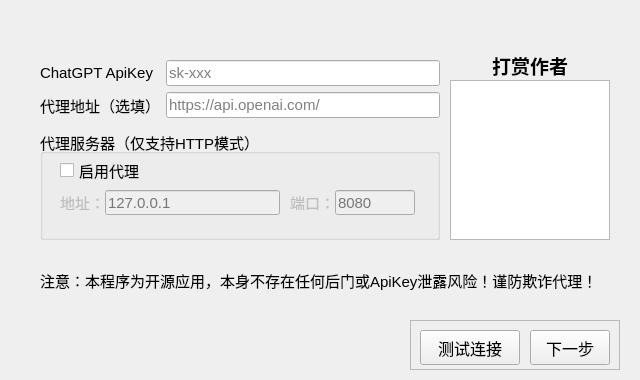
<?xml version="1.0" encoding="UTF-8"?>
<ui version="4.0">
 <class>Form1</class>
 <widget class="QWidget" name="Form1">
  <property name="windowModality">
   <enum>Qt::WindowModal</enum>
  </property>
  <property name="geometry">
   <rect>
    <x>0</x>
    <y>0</y>
    <width>640</width>
    <height>380</height>
   </rect>
  </property>
  <property name="minimumSize">
   <size>
    <width>640</width>
    <height>380</height>
   </size>
  </property>
  <property name="maximumSize">
   <size>
    <width>640</width>
    <height>380</height>
   </size>
  </property>
  <property name="windowTitle">
   <string>问答对自动生成器</string>
  </property>
  <widget class="QFrame" name="frame">
   <property name="geometry">
    <rect>
     <x>20</x>
     <y>30</y>
     <width>600</width>
     <height>280</height>
    </rect>
   </property>
   <property name="font">
    <font>
     <pointsize>11</pointsize>
    </font>
   </property>
   <widget class="QWidget" name="formLayoutWidget">
    <property name="geometry">
     <rect>
      <x>20</x>
      <y>30</y>
      <width>400</width>
      <height>70</height>
     </rect>
    </property>
    <layout class="QFormLayout" name="formLayout">
     <item row="0" column="1">
      <widget class="QLineEdit" name="lineEdit_apikey">
       <property name="placeholderText">
        <string>sk-xxx</string>
       </property>
      </widget>
     </item>
     <item row="1" column="0">
      <widget class="QLabel" name="label_proxy_pass">
       <property name="text">
        <string>代理地址（选填）</string>
       </property>
      </widget>
     </item>
     <item row="1" column="1">
      <widget class="QLineEdit" name="lineEdit_proxy_pass">
       <property name="placeholderText">
        <string>https://api.openai.com/</string>
       </property>
      </widget>
     </item>
     <item row="0" column="0">
      <widget class="QLabel" name="label_apikey">
       <property name="text">
        <string>ChatGPT ApiKey</string>
       </property>
      </widget>
     </item>
    </layout>
   </widget>
   <widget class="QGroupBox" name="groupBox_proxy">
    <property name="geometry">
     <rect>
      <x>20</x>
      <y>100</y>
      <width>400</width>
      <height>110</height>
     </rect>
    </property>
    <property name="title">
     <string>代理服务器（仅支持HTTP模式）</string>
    </property>
    <widget class="QCheckBox" name="checkBox_proxy">
     <property name="geometry">
      <rect>
       <x>20</x>
       <y>30</y>
       <width>80</width>
       <height>20</height>
      </rect>
     </property>
     <property name="text">
      <string>启用代理</string>
     </property>
    </widget>
    <widget class="QWidget" name="widget_proxy" native="true">
     <property name="enabled">
      <bool>false</bool>
     </property>
     <property name="geometry">
      <rect>
       <x>0</x>
       <y>55</y>
       <width>400</width>
       <height>40</height>
      </rect>
     </property>
     <widget class="QLabel" name="label_proxy_addr">
      <property name="geometry">
       <rect>
        <x>20</x>
        <y>10</y>
        <width>50</width>
        <height>15</height>
       </rect>
      </property>
      <property name="text">
       <string>地址：</string>
      </property>
     </widget>
     <widget class="QLineEdit" name="lineEdit_proxy_addr">
      <property name="geometry">
       <rect>
        <x>65</x>
        <y>5</y>
        <width>175</width>
        <height>25</height>
       </rect>
      </property>
      <property name="placeholderText">
       <string>127.0.0.1</string>
      </property>
     </widget>
     <widget class="QLabel" name="label_proxy_port">
      <property name="geometry">
       <rect>
        <x>250</x>
        <y>10</y>
        <width>50</width>
        <height>15</height>
       </rect>
      </property>
      <property name="text">
       <string>端口：</string>
      </property>
     </widget>
     <widget class="QLineEdit" name="lineEdit_proxy_port">
      <property name="geometry">
       <rect>
        <x>295</x>
        <y>5</y>
        <width>80</width>
        <height>25</height>
       </rect>
      </property>
      <property name="placeholderText">
       <string>8080</string>
      </property>
     </widget>
    </widget>
   </widget>
   <widget class="QLabel" name="label_hint">
    <property name="geometry">
     <rect>
      <x>20</x>
      <y>220</y>
      <width>570</width>
      <height>60</height>
     </rect>
    </property>
    <property name="text">
     <string>注意：本程序为开源应用，本身不存在任何后门或ApiKey泄露风险！谨防欺诈代理！</string>
    </property>
    <property name="wordWrap">
     <bool>true</bool>
    </property>
   </widget>
   <widget class="QGraphicsView" name="graphicsView">
    <property name="geometry">
     <rect>
      <x>430</x>
      <y>50</y>
      <width>160</width>
      <height>160</height>
     </rect>
    </property>
   </widget>
   <widget class="QLabel" name="label">
    <property name="geometry">
     <rect>
      <x>430</x>
      <y>20</y>
      <width>160</width>
      <height>30</height>
     </rect>
    </property>
    <property name="font">
     <font>
      <pointsize>14</pointsize>
      <bold>true</bold>
     </font>
    </property>
    <property name="text">
     <string>打赏作者</string>
    </property>
    <property name="alignment">
     <set>Qt::AlignCenter</set>
    </property>
   </widget>
  </widget>
  <widget class="QFrame" name="frame_buttons">
   <property name="geometry">
    <rect>
     <x>410</x>
     <y>320</y>
     <width>210</width>
     <height>50</height>
    </rect>
   </property>
   <property name="font">
    <font>
     <pointsize>12</pointsize>
    </font>
   </property>
   <property name="frameShape">
    <enum>QFrame::StyledPanel</enum>
   </property>
   <property name="frameShadow">
    <enum>QFrame::Raised</enum>
   </property>
   <widget class="QPushButton" name="pushButton_test">
    <property name="geometry">
     <rect>
      <x>10</x>
      <y>10</y>
      <width>100</width>
      <height>35</height>
     </rect>
    </property>
    <property name="text">
     <string>测试连接</string>
    </property>
   </widget>
   <widget class="QPushButton" name="pushButton_next">
    <property name="geometry">
     <rect>
      <x>120</x>
      <y>10</y>
      <width>80</width>
      <height>35</height>
     </rect>
    </property>
    <property name="text">
     <string>下一步</string>
    </property>
   </widget>
  </widget>
 </widget>
 <resources/>
 <connections/>
</ui>
